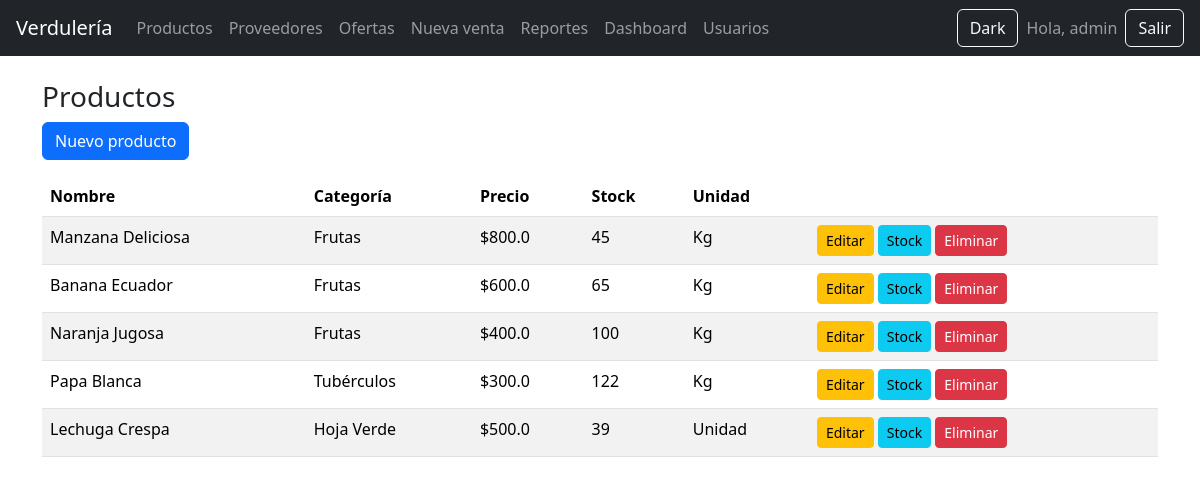
The app's page /productos/ (signed in) with its own data.
### tables this page shows
CREATE TABLE productos (
        id INTEGER PRIMARY KEY AUTOINCREMENT,
        nombre TEXT NOT NULL,
        precio REAL NOT NULL,
        stock INTEGER NOT NULL DEFAULT 0,
        categoria_id INTEGER,
        unidad_id INTEGER,
        FOREIGN KEY (categoria_id) REFERENCES categorias(id),
        FOREIGN KEY (unidad_id) REFERENCES unidades(id)
    );

CREATE TABLE categorias (
        id INTEGER PRIMARY KEY AUTOINCREMENT,
        nombre TEXT NOT NULL UNIQUE
    );

CREATE TABLE unidades (
        id INTEGER PRIMARY KEY AUTOINCREMENT,
        nombre TEXT NOT NULL UNIQUE
    );

### app/routes/productos.py (the view)
@productos_bp.route("/")
@login_required
def lista():
    db = get_db()
    productos = db.execute("""
        SELECT
            p.id,
            p.nombre,
            p.precio,
            p.stock,
            c.nombre AS categoria,
            u.nombre AS unidad
        FROM productos p
        LEFT JOIN categorias c ON p.categoria_id = c.id
        LEFT JOIN unidades u ON p.unidad_id = u.id
    """).fetchall()
    return render_template("productos/lista.html", productos=productos)

### app/__init__.py (called while the page is built)
def create_app():
    app = Flask(__name__)
    app.secret_key = "clave-super-secreta"
    app.register_blueprint(auth_bp)
    app.register_blueprint(productos_bp)
    app.register_blueprint(ventas_bp)
    app.register_blueprint(reportes_bp)
    app.register_blueprint(admin_bp)
    app.register_blueprint(usuarios_bp)
    app.register_blueprint(proveedores_bp)
    app.register_blueprint(ofertas_bp)
    @app.route("/")
    def index():
        return render_template("index.html")
    @app.teardown_appcontext
    def teardown_db(exception):
        close_db()
    return app

### db.py (called while the page is built)
def get_db():
    if "db" not in g:
        g.db = sqlite3.connect(DB_NAME)
        g.db.row_factory = sqlite3.Row
    return g.db

### app/templates/productos/lista.html
{% extends "base.html" %}
{% block contenido %}
<h3>Productos</h3>
<a href="/productos/nuevo" class="btn btn-primary mb-3">Nuevo producto</a>
<table class="table table-striped">
<thead>
<tr>
    <th>Nombre</th>
    <th>Categoría</th>
    <th>Precio</th>
    <th>Stock</th>
    <th>Unidad</th>
    <th></th>
</tr>
</thead>
<tbody>
{% for p in productos %}
<tr>
    <td>{{p[1]}}</td>
    <td>{{p[4]}}</td>
    <td>${{p[2]}}</td>
    <td>{{p[3]}}</td>
    <td>{{p[5]}}</td>
    <td>
        <a class="btn btn-sm btn-warning" href="/productos/editar/{{p.id}}">Editar</a>
        <a class="btn btn-sm btn-info" href="/productos/stock/{{p.id}}">Stock</a>
        <a class="btn btn-sm btn-danger" href="/productos/delete/{{p.id}}">Eliminar</a>
    </td>
</tr>
{% endfor %}
</tbody>
</table>
{% endblock %}

### app/templates/base.html (shortened to what this page needs)
<!DOCTYPE html>
<html>
<head>
    <link rel="stylesheet" href="https://cdn.jsdelivr.net/npm/bootstrap@5.3.2/dist/css/bootstrap.min.css">
    <link rel="stylesheet" href="/static/css/custom.css">
</head>
<body>
<nav class="navbar navbar-expand-lg navbar-dark bg-dark px-3">
    <a class="navbar-brand" href="/">Verdulería</a>
    <div class="collapse navbar-collapse">
        <ul class="navbar-nav me-auto">
            <li class="nav-item"><a class="nav-link" href="/productos/">Productos</a></li>
            <li class="nav-item"><a class="nav-link" href="/proveedores/">Proveedores</a></li>
            {% if session.get('role') == 'admin' %}
            <li class="nav-item"><a class="nav-link" href="/ofertas/">Ofertas</a></li>
            {% endif %}
            <li class="nav-item"><a class="nav-link" href="/ventas/nueva">Nueva venta</a></li>
            <li class="nav-item"><a class="nav-link" href="/reportes/">Reportes</a></li>
            <li class="nav-item"><a class="nav-link" href="/reportes/dashboard">Dashboard</a></li>
            {% if session.get('role') == 'admin' %}
            <a class="nav-link" href="{{ url_for('usuarios.index') }}">Usuarios</a>
            {% endif %}
        </ul>
        <button id="darkModeToggle" class="btn btn-outline-light me-2">Dark</button>
        {% if session.get('username') %}
            <span class="navbar-text me-2">Hola, {{session.username}}</span>
            <a href="/auth/logout" class="btn btn-outline-light">Salir</a>
        {% else %}
            <a href="/auth/login" class="btn btn-outline-light">Ingresar</a>
        {% endif %}
    </div>
</nav>
<div class="container mt-4">
    {% block contenido %}{% endblock %}
</div>
</body>
</html>

### records on screen
productos: nombre "Manzana Deliciosa", nombre "Frutas", precio "800.0", stock "45", nombre "Kg"
productos: nombre "Banana Ecuador", nombre "Frutas", precio "600.0", stock "65", nombre "Kg"
productos: nombre "Naranja Jugosa", nombre "Frutas", precio "400.0", stock "100", nombre "Kg"
productos: nombre "Papa Blanca", nombre "Tubérculos", precio "300.0", stock "122", nombre "Kg"
productos: nombre "Lechuga Crespa", nombre "Hoja Verde", precio "500.0", stock "39", nombre "Unidad"

### other values on screen
{{ session.username }} "admin"
